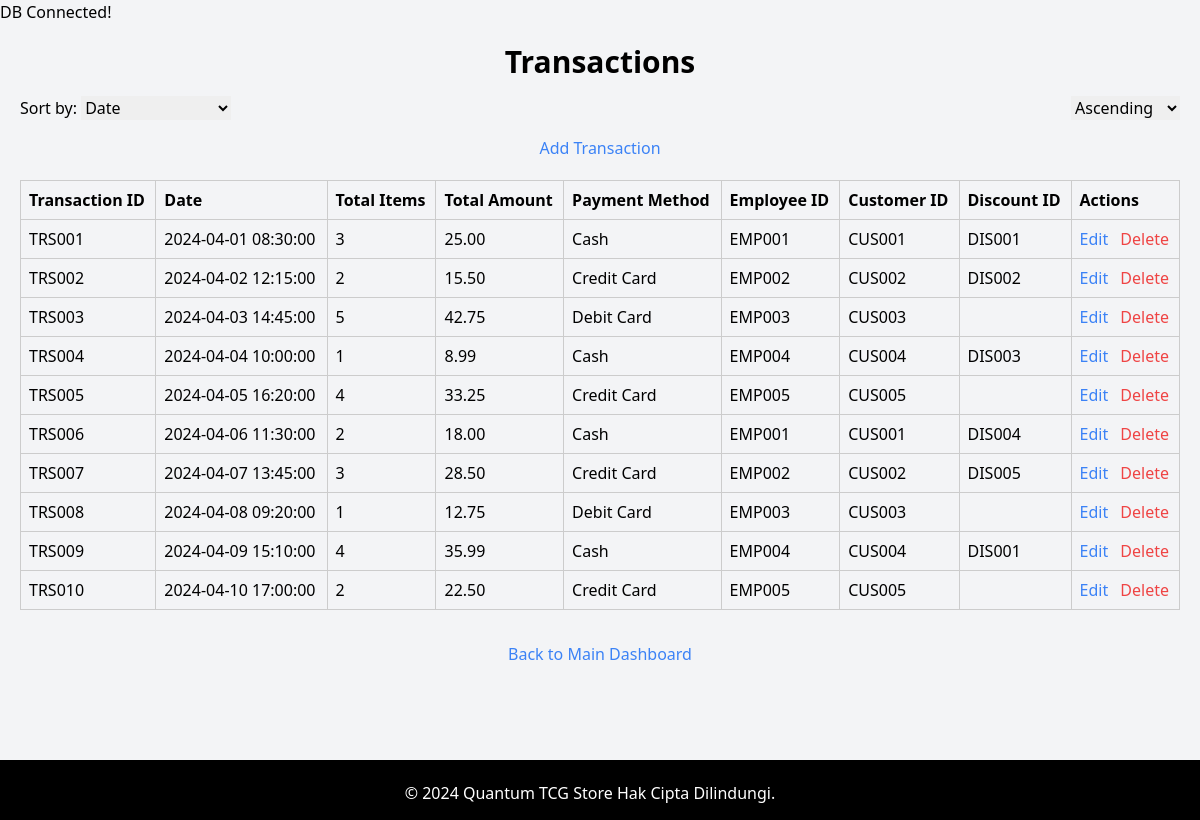
The page /sources/transactions/transactions.php on the database as committed earlier.
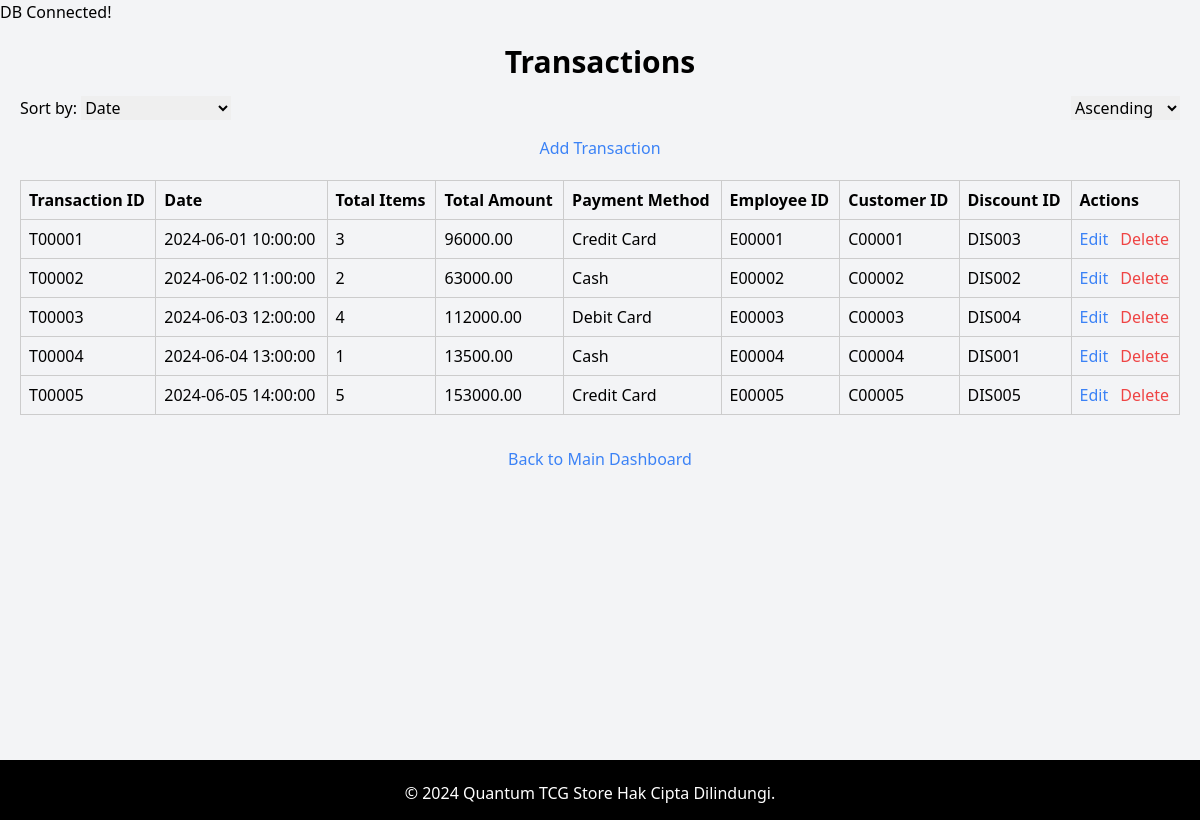
The same page on the database as committed later.
### tables this page shows
CREATE TABLE Transactions (
        TransactionID char(6)  NOT NULL,
        Date timestamp  NOT NULL,
        TotalItems int  NOT NULL,
        TotalAmount decimal(10,2)  NOT NULL,
        PaymentMethod varchar(50)  NOT NULL,
        Employees_EmployeeID char(6)  NOT NULL,
        Customers_CustomerID char(6)  NOT NULL,
        Discount_DiscountID char(6)  NULL,
        CONSTRAINT Transactions_pk PRIMARY KEY (TransactionID)
    );

### sources/transactions/transactions.php (the view, shortened to what this page needs)
<?php
include '../../service/db.php';
$sort_column = isset($_GET['sort']) ? $_GET['sort'] : 'Date';
$sort_order = isset($_GET['order']) ? $_GET['order'] : 'ASC';
$sql = 'SELECT * FROM Transactions ORDER BY ' . $sort_column . ' ' . $sort_order;
$statement = $pdo->prepare($sql);
$statement->execute();
$transactions = $statement->fetchAll();
?>
<!DOCTYPE html>
<html lang="en">
<head>
    <link rel="stylesheet" href="../css/styles.css">
    <link href="https://cdn.jsdelivr.net/npm/tailwindcss@2.2.19/dist/tailwind.min.css" rel="stylesheet">
</head>
<body class="bg-gray-100">
    <div class="container">
        <h1 class="text-3xl font-bold mb-4 text-center">Transactions</h1>
        <div class="flex justify-between mb-4">
            <div>
                Sort by:
                <select id="sort_by" onchange="sortTransactions()">
                    <option value="Date" <?= ($sort_column == 'Date') ? 'selected' : ''; ?>>Date</option>
                </select>
            </div>
            <div>
                <select id="sort_order" onchange="sortTransactions()">
                    <option value="ASC" <?= ($sort_order == 'ASC') ? 'selected' : ''; ?>>Ascending</option>
                </select>
            </div>
        </div>
        <a href="add.php" class="block mb-4 text-center text-blue-500 hover:text-blue-700">Add Transaction</a>
        <table class="table">
            <thead>
                <tr>
                    <th>Transaction ID</th>
                    <th>Date</th>
                    <th>Total Items</th>
                    <th>Total Amount</th>
                    <th>Payment Method</th>
                    <th>Employee ID</th>
                    <th>Customer ID</th>
                    <th>Discount ID</th>
                    <th>Actions</th>
                </tr>
            </thead>
            <tbody>
                <?php foreach ($transactions as $transaction) : ?>
                <tr>
                    <td><?= htmlspecialchars($transaction['TransactionID']) ?></td>
                    <td><?= htmlspecialchars($transaction['Date']) ?></td>
                    <td><?= htmlspecialchars($transaction['TotalItems']) ?></td>
                    <td><?= htmlspecialchars($transaction['TotalAmount']) ?></td>
                    <td><?= htmlspecialchars($transaction['PaymentMethod']) ?></td>
                    <td><?= htmlspecialchars($transaction['Employees_EmployeeID']) ?></td>
                    <td><?= htmlspecialchars($transaction['Customers_CustomerID']) ?></td>
                    <td><?= htmlspecialchars($transaction['Discount_DiscountID']) ?></td>
                    <td class="actions">
                        <a href="edit.php?id=<?= htmlspecialchars($transaction['TransactionID']) ?>" class="text-blue-500 hover:text-blue-700">Edit</a>
                        <a href="transactions.php?delete_id=<?= htmlspecialchars($transaction['TransactionID']) ?>" onclick="return confirm('Are you sure you want to delete this transaction?')" class="ml-2 text-red-500 hover:text-red-700">Delete</a>
                    </td>
                </tr>
                <?php endforeach; ?>
            </tbody>
        </table>
        <a href="../../dashboard.php" class="block mt-8 text-center text-blue-500 hover:text-blue-700">Back to Main Dashboard</a>
    </div>
    <footer class="footer bg-gray-800 text-white text-center py-4 mt-auto">
    </footer>
</body>
</html>

### styles.css (style rules this page uses)
.container { max-width: 800px; margin: 0 auto; padding: 20px; }
h1 { text-align: center; }
p { text-align: center; margin-top: 20px; }
footer { background-color: #000000; color: #fff; text-align: center; padding: 20px; position: absolute; bottom: 0; width: 100%; padding-left: 0%; height: 60px; padding-top: 1px; }

### sources/transactions/transactions.php (style rules this page uses)
.container { max-width: 1200px; margin: auto; padding: 20px; }
.table { width: 100%; border-collapse: collapse; margin-top: 20px; }
.table th, .table td { border: 1px solid #ccc; padding: 8px; text-align: left; }
.actions { white-space: nowrap; }

Rows that differ between the two databases and show on the page:
removed transactions: TransactionID "TRS001", Date "2024-04-01 08:30:00", TotalItems "3", TotalAmount "25.00", PaymentMethod "Cash", Employees_EmployeeID "EMP001", Customers_CustomerID "CUS001", Discount_DiscountID "DIS001"
removed transactions: TransactionID "TRS002", Date "2024-04-02 12:15:00", TotalItems "2", TotalAmount "15.50", PaymentMethod "Credit Card", Employees_EmployeeID "EMP002", Customers_CustomerID "CUS002", Discount_DiscountID "DIS002"
removed transactions: TransactionID "TRS003", Date "2024-04-03 14:45:00", TotalItems "5", TotalAmount "42.75", PaymentMethod "Debit Card", Employees_EmployeeID "EMP003", Customers_CustomerID "CUS003"
removed transactions: TransactionID "TRS004", Date "2024-04-04 10:00:00", TotalItems "1", TotalAmount "8.99", PaymentMethod "Cash", Employees_EmployeeID "EMP004", Customers_CustomerID "CUS004", Discount_DiscountID "DIS003"
removed transactions: TransactionID "TRS005", Date "2024-04-05 16:20:00", TotalItems "4", TotalAmount "33.25", PaymentMethod "Credit Card", Employees_EmployeeID "EMP005", Customers_CustomerID "CUS005"
removed transactions: TransactionID "TRS006", Date "2024-04-06 11:30:00", TotalItems "2", TotalAmount "18.00", PaymentMethod "Cash", Employees_EmployeeID "EMP001", Customers_CustomerID "CUS001", Discount_DiscountID "DIS004"
removed transactions: TransactionID "TRS007", Date "2024-04-07 13:45:00", TotalItems "3", TotalAmount "28.50", PaymentMethod "Credit Card", Employees_EmployeeID "EMP002", Customers_CustomerID "CUS002", Discount_DiscountID "DIS005"
removed transactions: TransactionID "TRS008", Date "2024-04-08 09:20:00", TotalItems "1", TotalAmount "12.75", PaymentMethod "Debit Card", Employees_EmployeeID "EMP003", Customers_CustomerID "CUS003"
removed transactions: TransactionID "TRS009", Date "2024-04-09 15:10:00", TotalItems "4", TotalAmount "35.99", PaymentMethod "Cash", Employees_EmployeeID "EMP004", Customers_CustomerID "CUS004", Discount_DiscountID "DIS001"
removed transactions: TransactionID "TRS010", Date "2024-04-10 17:00:00", TotalItems "2", TotalAmount "22.50", PaymentMethod "Credit Card", Employees_EmployeeID "EMP005", Customers_CustomerID "CUS005"
added transactions: TransactionID "T00001", Date "2024-06-01 10:00:00", TotalItems "3", TotalAmount "96000.00", PaymentMethod "Credit Card", Employees_EmployeeID "E00001", Customers_CustomerID "C00001", Discount_DiscountID "DIS003"
added transactions: TransactionID "T00002", Date "2024-06-02 11:00:00", TotalItems "2", TotalAmount "63000.00", PaymentMethod "Cash", Employees_EmployeeID "E00002", Customers_CustomerID "C00002", Discount_DiscountID "DIS002"
added transactions: TransactionID "T00003", Date "2024-06-03 12:00:00", TotalItems "4", TotalAmount "112000.00", PaymentMethod "Debit Card", Employees_EmployeeID "E00003", Customers_CustomerID "C00003", Discount_DiscountID "DIS004"
added transactions: TransactionID "T00004", Date "2024-06-04 13:00:00", TotalItems "1", TotalAmount "13500.00", PaymentMethod "Cash", Employees_EmployeeID "E00004", Customers_CustomerID "C00004", Discount_DiscountID "DIS001"
added transactions: TransactionID "T00005", Date "2024-06-05 14:00:00", TotalItems "5", TotalAmount "153000.00", PaymentMethod "Credit Card", Employees_EmployeeID "E00005", Customers_CustomerID "C00005", Discount_DiscountID "DIS005"
